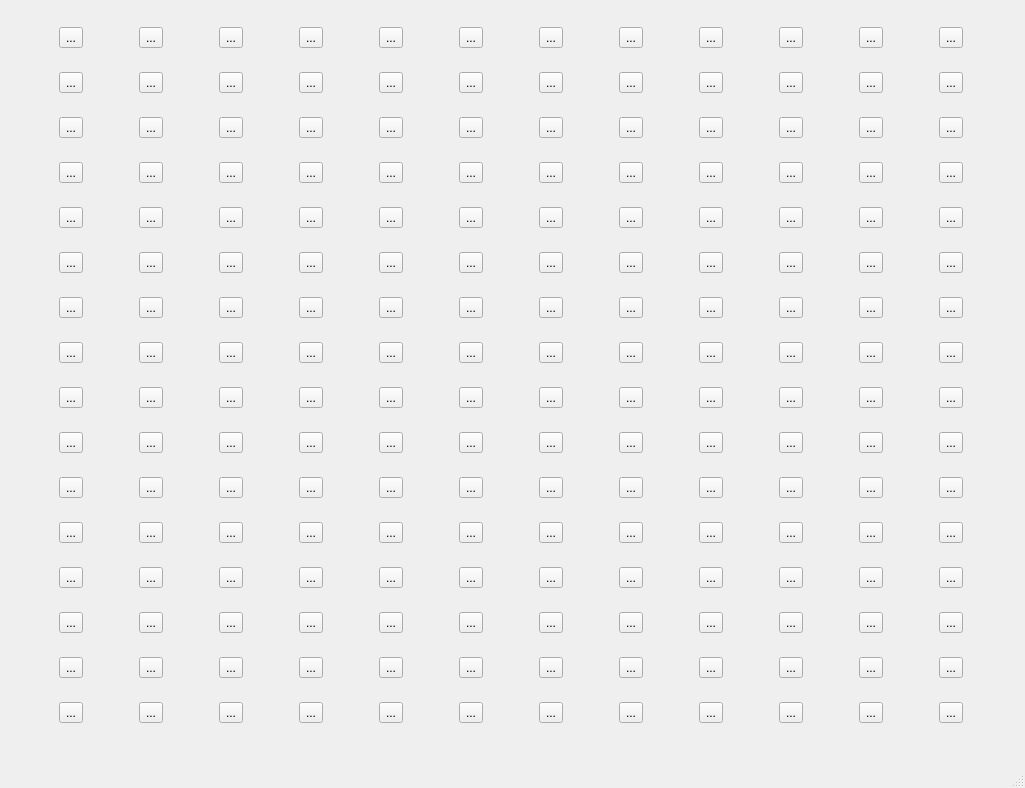
<?xml version="1.0" encoding="UTF-8"?>
<ui version="4.0">
 <class>MainWindow</class>
 <widget class="QMainWindow" name="MainWindow">
  <property name="geometry">
   <rect>
    <x>0</x>
    <y>0</y>
    <width>1025</width>
    <height>788</height>
   </rect>
  </property>
  <property name="windowTitle">
   <string>MainWindow</string>
  </property>
  <widget class="QWidget" name="centralwidget">
   <layout class="QVBoxLayout" name="verticalLayout">
    <item>
     <layout class="QHBoxLayout" name="horizontalLayout">
      <item>
       <widget class="QToolButton" name="toolButton">
        <property name="text">
         <string>...</string>
        </property>
       </widget>
      </item>
      <item>
       <widget class="QToolButton" name="toolButton_2">
        <property name="text">
         <string>...</string>
        </property>
       </widget>
      </item>
      <item>
       <widget class="QToolButton" name="toolButton_3">
        <property name="text">
         <string>...</string>
        </property>
       </widget>
      </item>
      <item>
       <widget class="QToolButton" name="toolButton_5">
        <property name="text">
         <string>...</string>
        </property>
       </widget>
      </item>
      <item>
       <widget class="QToolButton" name="toolButton_4">
        <property name="text">
         <string>...</string>
        </property>
       </widget>
      </item>
      <item>
       <widget class="QToolButton" name="toolButton_6">
        <property name="text">
         <string>...</string>
        </property>
       </widget>
      </item>
      <item>
       <widget class="QToolButton" name="toolButton_11">
        <property name="text">
         <string>...</string>
        </property>
       </widget>
      </item>
      <item>
       <widget class="QToolButton" name="toolButton_7">
        <property name="text">
         <string>...</string>
        </property>
       </widget>
      </item>
      <item>
       <widget class="QToolButton" name="toolButton_12">
        <property name="text">
         <string>...</string>
        </property>
       </widget>
      </item>
      <item>
       <widget class="QToolButton" name="toolButton_9">
        <property name="text">
         <string>...</string>
        </property>
       </widget>
      </item>
      <item>
       <widget class="QToolButton" name="toolButton_8">
        <property name="text">
         <string>...</string>
        </property>
       </widget>
      </item>
      <item>
       <widget class="QToolButton" name="toolButton_10">
        <property name="text">
         <string>...</string>
        </property>
       </widget>
      </item>
     </layout>
    </item>
    <item>
     <layout class="QHBoxLayout" name="horizontalLayout_2">
      <item>
       <widget class="QToolButton" name="toolButton_21">
        <property name="text">
         <string>...</string>
        </property>
       </widget>
      </item>
      <item>
       <widget class="QToolButton" name="toolButton_14">
        <property name="text">
         <string>...</string>
        </property>
       </widget>
      </item>
      <item>
       <widget class="QToolButton" name="toolButton_23">
        <property name="text">
         <string>...</string>
        </property>
       </widget>
      </item>
      <item>
       <widget class="QToolButton" name="toolButton_16">
        <property name="text">
         <string>...</string>
        </property>
       </widget>
      </item>
      <item>
       <widget class="QToolButton" name="toolButton_15">
        <property name="text">
         <string>...</string>
        </property>
       </widget>
      </item>
      <item>
       <widget class="QToolButton" name="toolButton_19">
        <property name="text">
         <string>...</string>
        </property>
       </widget>
      </item>
      <item>
       <widget class="QToolButton" name="toolButton_24">
        <property name="text">
         <string>...</string>
        </property>
       </widget>
      </item>
      <item>
       <widget class="QToolButton" name="toolButton_17">
        <property name="text">
         <string>...</string>
        </property>
       </widget>
      </item>
      <item>
       <widget class="QToolButton" name="toolButton_20">
        <property name="text">
         <string>...</string>
        </property>
       </widget>
      </item>
      <item>
       <widget class="QToolButton" name="toolButton_22">
        <property name="text">
         <string>...</string>
        </property>
       </widget>
      </item>
      <item>
       <widget class="QToolButton" name="toolButton_13">
        <property name="text">
         <string>...</string>
        </property>
       </widget>
      </item>
      <item>
       <widget class="QToolButton" name="toolButton_18">
        <property name="text">
         <string>...</string>
        </property>
       </widget>
      </item>
     </layout>
    </item>
    <item>
     <layout class="QHBoxLayout" name="horizontalLayout_3">
      <item>
       <widget class="QToolButton" name="toolButton_43">
        <property name="text">
         <string>...</string>
        </property>
       </widget>
      </item>
      <item>
       <widget class="QToolButton" name="toolButton_36">
        <property name="text">
         <string>...</string>
        </property>
       </widget>
      </item>
      <item>
       <widget class="QToolButton" name="toolButton_33">
        <property name="text">
         <string>...</string>
        </property>
       </widget>
      </item>
      <item>
       <widget class="QToolButton" name="toolButton_39">
        <property name="text">
         <string>...</string>
        </property>
       </widget>
      </item>
      <item>
       <widget class="QToolButton" name="toolButton_37">
        <property name="text">
         <string>...</string>
        </property>
       </widget>
      </item>
      <item>
       <widget class="QToolButton" name="toolButton_31">
        <property name="text">
         <string>...</string>
        </property>
       </widget>
      </item>
      <item>
       <widget class="QToolButton" name="toolButton_47">
        <property name="text">
         <string>...</string>
        </property>
       </widget>
      </item>
      <item>
       <widget class="QToolButton" name="toolButton_40">
        <property name="text">
         <string>...</string>
        </property>
       </widget>
      </item>
      <item>
       <widget class="QToolButton" name="toolButton_27">
        <property name="text">
         <string>...</string>
        </property>
       </widget>
      </item>
      <item>
       <widget class="QToolButton" name="toolButton_32">
        <property name="text">
         <string>...</string>
        </property>
       </widget>
      </item>
      <item>
       <widget class="QToolButton" name="toolButton_38">
        <property name="text">
         <string>...</string>
        </property>
       </widget>
      </item>
      <item>
       <widget class="QToolButton" name="toolButton_29">
        <property name="text">
         <string>...</string>
        </property>
       </widget>
      </item>
     </layout>
    </item>
    <item>
     <layout class="QHBoxLayout" name="horizontalLayout_4">
      <item>
       <widget class="QToolButton" name="toolButton_34">
        <property name="text">
         <string>...</string>
        </property>
       </widget>
      </item>
      <item>
       <widget class="QToolButton" name="toolButton_42">
        <property name="text">
         <string>...</string>
        </property>
       </widget>
      </item>
      <item>
       <widget class="QToolButton" name="toolButton_28">
        <property name="text">
         <string>...</string>
        </property>
       </widget>
      </item>
      <item>
       <widget class="QToolButton" name="toolButton_35">
        <property name="text">
         <string>...</string>
        </property>
       </widget>
      </item>
      <item>
       <widget class="QToolButton" name="toolButton_25">
        <property name="text">
         <string>...</string>
        </property>
       </widget>
      </item>
      <item>
       <widget class="QToolButton" name="toolButton_48">
        <property name="text">
         <string>...</string>
        </property>
       </widget>
      </item>
      <item>
       <widget class="QToolButton" name="toolButton_41">
        <property name="text">
         <string>...</string>
        </property>
       </widget>
      </item>
      <item>
       <widget class="QToolButton" name="toolButton_44">
        <property name="text">
         <string>...</string>
        </property>
       </widget>
      </item>
      <item>
       <widget class="QToolButton" name="toolButton_45">
        <property name="text">
         <string>...</string>
        </property>
       </widget>
      </item>
      <item>
       <widget class="QToolButton" name="toolButton_26">
        <property name="text">
         <string>...</string>
        </property>
       </widget>
      </item>
      <item>
       <widget class="QToolButton" name="toolButton_46">
        <property name="text">
         <string>...</string>
        </property>
       </widget>
      </item>
      <item>
       <widget class="QToolButton" name="toolButton_30">
        <property name="text">
         <string>...</string>
        </property>
       </widget>
      </item>
     </layout>
    </item>
    <item>
     <layout class="QHBoxLayout" name="horizontalLayout_5">
      <item>
       <widget class="QToolButton" name="toolButton_82">
        <property name="text">
         <string>...</string>
        </property>
       </widget>
      </item>
      <item>
       <widget class="QToolButton" name="toolButton_70">
        <property name="text">
         <string>...</string>
        </property>
       </widget>
      </item>
      <item>
       <widget class="QToolButton" name="toolButton_77">
        <property name="text">
         <string>...</string>
        </property>
       </widget>
      </item>
      <item>
       <widget class="QToolButton" name="toolButton_63">
        <property name="text">
         <string>...</string>
        </property>
       </widget>
      </item>
      <item>
       <widget class="QToolButton" name="toolButton_85">
        <property name="text">
         <string>...</string>
        </property>
       </widget>
      </item>
      <item>
       <widget class="QToolButton" name="toolButton_71">
        <property name="text">
         <string>...</string>
        </property>
       </widget>
      </item>
      <item>
       <widget class="QToolButton" name="toolButton_54">
        <property name="text">
         <string>...</string>
        </property>
       </widget>
      </item>
      <item>
       <widget class="QToolButton" name="toolButton_52">
        <property name="text">
         <string>...</string>
        </property>
       </widget>
      </item>
      <item>
       <widget class="QToolButton" name="toolButton_69">
        <property name="text">
         <string>...</string>
        </property>
       </widget>
      </item>
      <item>
       <widget class="QToolButton" name="toolButton_84">
        <property name="text">
         <string>...</string>
        </property>
       </widget>
      </item>
      <item>
       <widget class="QToolButton" name="toolButton_86">
        <property name="text">
         <string>...</string>
        </property>
       </widget>
      </item>
      <item>
       <widget class="QToolButton" name="toolButton_92">
        <property name="text">
         <string>...</string>
        </property>
       </widget>
      </item>
     </layout>
    </item>
    <item>
     <layout class="QHBoxLayout" name="horizontalLayout_6">
      <item>
       <widget class="QToolButton" name="toolButton_81">
        <property name="text">
         <string>...</string>
        </property>
       </widget>
      </item>
      <item>
       <widget class="QToolButton" name="toolButton_73">
        <property name="text">
         <string>...</string>
        </property>
       </widget>
      </item>
      <item>
       <widget class="QToolButton" name="toolButton_68">
        <property name="text">
         <string>...</string>
        </property>
       </widget>
      </item>
      <item>
       <widget class="QToolButton" name="toolButton_72">
        <property name="text">
         <string>...</string>
        </property>
       </widget>
      </item>
      <item>
       <widget class="QToolButton" name="toolButton_95">
        <property name="text">
         <string>...</string>
        </property>
       </widget>
      </item>
      <item>
       <widget class="QToolButton" name="toolButton_62">
        <property name="text">
         <string>...</string>
        </property>
       </widget>
      </item>
      <item>
       <widget class="QToolButton" name="toolButton_59">
        <property name="text">
         <string>...</string>
        </property>
       </widget>
      </item>
      <item>
       <widget class="QToolButton" name="toolButton_75">
        <property name="text">
         <string>...</string>
        </property>
       </widget>
      </item>
      <item>
       <widget class="QToolButton" name="toolButton_60">
        <property name="text">
         <string>...</string>
        </property>
       </widget>
      </item>
      <item>
       <widget class="QToolButton" name="toolButton_88">
        <property name="text">
         <string>...</string>
        </property>
       </widget>
      </item>
      <item>
       <widget class="QToolButton" name="toolButton_65">
        <property name="text">
         <string>...</string>
        </property>
       </widget>
      </item>
      <item>
       <widget class="QToolButton" name="toolButton_50">
        <property name="text">
         <string>...</string>
        </property>
       </widget>
      </item>
     </layout>
    </item>
    <item>
     <layout class="QHBoxLayout" name="horizontalLayout_7">
      <item>
       <widget class="QToolButton" name="toolButton_64">
        <property name="text">
         <string>...</string>
        </property>
       </widget>
      </item>
      <item>
       <widget class="QToolButton" name="toolButton_57">
        <property name="text">
         <string>...</string>
        </property>
       </widget>
      </item>
      <item>
       <widget class="QToolButton" name="toolButton_49">
        <property name="text">
         <string>...</string>
        </property>
       </widget>
      </item>
      <item>
       <widget class="QToolButton" name="toolButton_67">
        <property name="text">
         <string>...</string>
        </property>
       </widget>
      </item>
      <item>
       <widget class="QToolButton" name="toolButton_76">
        <property name="text">
         <string>...</string>
        </property>
       </widget>
      </item>
      <item>
       <widget class="QToolButton" name="toolButton_87">
        <property name="text">
         <string>...</string>
        </property>
       </widget>
      </item>
      <item>
       <widget class="QToolButton" name="toolButton_91">
        <property name="text">
         <string>...</string>
        </property>
       </widget>
      </item>
      <item>
       <widget class="QToolButton" name="toolButton_93">
        <property name="text">
         <string>...</string>
        </property>
       </widget>
      </item>
      <item>
       <widget class="QToolButton" name="toolButton_89">
        <property name="text">
         <string>...</string>
        </property>
       </widget>
      </item>
      <item>
       <widget class="QToolButton" name="toolButton_90">
        <property name="text">
         <string>...</string>
        </property>
       </widget>
      </item>
      <item>
       <widget class="QToolButton" name="toolButton_79">
        <property name="text">
         <string>...</string>
        </property>
       </widget>
      </item>
      <item>
       <widget class="QToolButton" name="toolButton_94">
        <property name="text">
         <string>...</string>
        </property>
       </widget>
      </item>
     </layout>
    </item>
    <item>
     <layout class="QHBoxLayout" name="horizontalLayout_8">
      <item>
       <widget class="QToolButton" name="toolButton_66">
        <property name="text">
         <string>...</string>
        </property>
       </widget>
      </item>
      <item>
       <widget class="QToolButton" name="toolButton_83">
        <property name="text">
         <string>...</string>
        </property>
       </widget>
      </item>
      <item>
       <widget class="QToolButton" name="toolButton_74">
        <property name="text">
         <string>...</string>
        </property>
       </widget>
      </item>
      <item>
       <widget class="QToolButton" name="toolButton_78">
        <property name="text">
         <string>...</string>
        </property>
       </widget>
      </item>
      <item>
       <widget class="QToolButton" name="toolButton_53">
        <property name="text">
         <string>...</string>
        </property>
       </widget>
      </item>
      <item>
       <widget class="QToolButton" name="toolButton_55">
        <property name="text">
         <string>...</string>
        </property>
       </widget>
      </item>
      <item>
       <widget class="QToolButton" name="toolButton_51">
        <property name="text">
         <string>...</string>
        </property>
       </widget>
      </item>
      <item>
       <widget class="QToolButton" name="toolButton_80">
        <property name="text">
         <string>...</string>
        </property>
       </widget>
      </item>
      <item>
       <widget class="QToolButton" name="toolButton_96">
        <property name="text">
         <string>...</string>
        </property>
       </widget>
      </item>
      <item>
       <widget class="QToolButton" name="toolButton_58">
        <property name="text">
         <string>...</string>
        </property>
       </widget>
      </item>
      <item>
       <widget class="QToolButton" name="toolButton_61">
        <property name="text">
         <string>...</string>
        </property>
       </widget>
      </item>
      <item>
       <widget class="QToolButton" name="toolButton_56">
        <property name="text">
         <string>...</string>
        </property>
       </widget>
      </item>
     </layout>
    </item>
    <item>
     <layout class="QHBoxLayout" name="horizontalLayout_9">
      <item>
       <widget class="QToolButton" name="toolButton_187">
        <property name="text">
         <string>...</string>
        </property>
       </widget>
      </item>
      <item>
       <widget class="QToolButton" name="toolButton_129">
        <property name="text">
         <string>...</string>
        </property>
       </widget>
      </item>
      <item>
       <widget class="QToolButton" name="toolButton_109">
        <property name="text">
         <string>...</string>
        </property>
       </widget>
      </item>
      <item>
       <widget class="QToolButton" name="toolButton_127">
        <property name="text">
         <string>...</string>
        </property>
       </widget>
      </item>
      <item>
       <widget class="QToolButton" name="toolButton_174">
        <property name="text">
         <string>...</string>
        </property>
       </widget>
      </item>
      <item>
       <widget class="QToolButton" name="toolButton_149">
        <property name="text">
         <string>...</string>
        </property>
       </widget>
      </item>
      <item>
       <widget class="QToolButton" name="toolButton_131">
        <property name="text">
         <string>...</string>
        </property>
       </widget>
      </item>
      <item>
       <widget class="QToolButton" name="toolButton_119">
        <property name="text">
         <string>...</string>
        </property>
       </widget>
      </item>
      <item>
       <widget class="QToolButton" name="toolButton_117">
        <property name="text">
         <string>...</string>
        </property>
       </widget>
      </item>
      <item>
       <widget class="QToolButton" name="toolButton_173">
        <property name="text">
         <string>...</string>
        </property>
       </widget>
      </item>
      <item>
       <widget class="QToolButton" name="toolButton_145">
        <property name="text">
         <string>...</string>
        </property>
       </widget>
      </item>
      <item>
       <widget class="QToolButton" name="toolButton_125">
        <property name="text">
         <string>...</string>
        </property>
       </widget>
      </item>
     </layout>
    </item>
    <item>
     <layout class="QHBoxLayout" name="horizontalLayout_10">
      <item>
       <widget class="QToolButton" name="toolButton_154">
        <property name="text">
         <string>...</string>
        </property>
       </widget>
      </item>
      <item>
       <widget class="QToolButton" name="toolButton_188">
        <property name="text">
         <string>...</string>
        </property>
       </widget>
      </item>
      <item>
       <widget class="QToolButton" name="toolButton_181">
        <property name="text">
         <string>...</string>
        </property>
       </widget>
      </item>
      <item>
       <widget class="QToolButton" name="toolButton_114">
        <property name="text">
         <string>...</string>
        </property>
       </widget>
      </item>
      <item>
       <widget class="QToolButton" name="toolButton_175">
        <property name="text">
         <string>...</string>
        </property>
       </widget>
      </item>
      <item>
       <widget class="QToolButton" name="toolButton_107">
        <property name="text">
         <string>...</string>
        </property>
       </widget>
      </item>
      <item>
       <widget class="QToolButton" name="toolButton_108">
        <property name="text">
         <string>...</string>
        </property>
       </widget>
      </item>
      <item>
       <widget class="QToolButton" name="toolButton_164">
        <property name="text">
         <string>...</string>
        </property>
       </widget>
      </item>
      <item>
       <widget class="QToolButton" name="toolButton_142">
        <property name="text">
         <string>...</string>
        </property>
       </widget>
      </item>
      <item>
       <widget class="QToolButton" name="toolButton_157">
        <property name="text">
         <string>...</string>
        </property>
       </widget>
      </item>
      <item>
       <widget class="QToolButton" name="toolButton_139">
        <property name="text">
         <string>...</string>
        </property>
       </widget>
      </item>
      <item>
       <widget class="QToolButton" name="toolButton_99">
        <property name="text">
         <string>...</string>
        </property>
       </widget>
      </item>
     </layout>
    </item>
    <item>
     <layout class="QHBoxLayout" name="horizontalLayout_11">
      <item>
       <widget class="QToolButton" name="toolButton_104">
        <property name="text">
         <string>...</string>
        </property>
       </widget>
      </item>
      <item>
       <widget class="QToolButton" name="toolButton_101">
        <property name="text">
         <string>...</string>
        </property>
       </widget>
      </item>
      <item>
       <widget class="QToolButton" name="toolButton_166">
        <property name="text">
         <string>...</string>
        </property>
       </widget>
      </item>
      <item>
       <widget class="QToolButton" name="toolButton_191">
        <property name="text">
         <string>...</string>
        </property>
       </widget>
      </item>
      <item>
       <widget class="QToolButton" name="toolButton_133">
        <property name="text">
         <string>...</string>
        </property>
       </widget>
      </item>
      <item>
       <widget class="QToolButton" name="toolButton_135">
        <property name="text">
         <string>...</string>
        </property>
       </widget>
      </item>
      <item>
       <widget class="QToolButton" name="toolButton_140">
        <property name="text">
         <string>...</string>
        </property>
       </widget>
      </item>
      <item>
       <widget class="QToolButton" name="toolButton_165">
        <property name="text">
         <string>...</string>
        </property>
       </widget>
      </item>
      <item>
       <widget class="QToolButton" name="toolButton_178">
        <property name="text">
         <string>...</string>
        </property>
       </widget>
      </item>
      <item>
       <widget class="QToolButton" name="toolButton_102">
        <property name="text">
         <string>...</string>
        </property>
       </widget>
      </item>
      <item>
       <widget class="QToolButton" name="toolButton_186">
        <property name="text">
         <string>...</string>
        </property>
       </widget>
      </item>
      <item>
       <widget class="QToolButton" name="toolButton_150">
        <property name="text">
         <string>...</string>
        </property>
       </widget>
      </item>
     </layout>
    </item>
    <item>
     <layout class="QHBoxLayout" name="horizontalLayout_12">
      <item>
       <widget class="QToolButton" name="toolButton_153">
        <property name="text">
         <string>...</string>
        </property>
       </widget>
      </item>
      <item>
       <widget class="QToolButton" name="toolButton_177">
        <property name="text">
         <string>...</string>
        </property>
       </widget>
      </item>
      <item>
       <widget class="QToolButton" name="toolButton_170">
        <property name="text">
         <string>...</string>
        </property>
       </widget>
      </item>
      <item>
       <widget class="QToolButton" name="toolButton_97">
        <property name="text">
         <string>...</string>
        </property>
       </widget>
      </item>
      <item>
       <widget class="QToolButton" name="toolButton_167">
        <property name="text">
         <string>...</string>
        </property>
       </widget>
      </item>
      <item>
       <widget class="QToolButton" name="toolButton_105">
        <property name="text">
         <string>...</string>
        </property>
       </widget>
      </item>
      <item>
       <widget class="QToolButton" name="toolButton_122">
        <property name="text">
         <string>...</string>
        </property>
       </widget>
      </item>
      <item>
       <widget class="QToolButton" name="toolButton_160">
        <property name="text">
         <string>...</string>
        </property>
       </widget>
      </item>
      <item>
       <widget class="QToolButton" name="toolButton_158">
        <property name="text">
         <string>...</string>
        </property>
       </widget>
      </item>
      <item>
       <widget class="QToolButton" name="toolButton_103">
        <property name="text">
         <string>...</string>
        </property>
       </widget>
      </item>
      <item>
       <widget class="QToolButton" name="toolButton_118">
        <property name="text">
         <string>...</string>
        </property>
       </widget>
      </item>
      <item>
       <widget class="QToolButton" name="toolButton_112">
        <property name="text">
         <string>...</string>
        </property>
       </widget>
      </item>
     </layout>
    </item>
    <item>
     <layout class="QHBoxLayout" name="horizontalLayout_13">
      <item>
       <widget class="QToolButton" name="toolButton_172">
        <property name="text">
         <string>...</string>
        </property>
       </widget>
      </item>
      <item>
       <widget class="QToolButton" name="toolButton_146">
        <property name="text">
         <string>...</string>
        </property>
       </widget>
      </item>
      <item>
       <widget class="QToolButton" name="toolButton_179">
        <property name="text">
         <string>...</string>
        </property>
       </widget>
      </item>
      <item>
       <widget class="QToolButton" name="toolButton_155">
        <property name="text">
         <string>...</string>
        </property>
       </widget>
      </item>
      <item>
       <widget class="QToolButton" name="toolButton_168">
        <property name="text">
         <string>...</string>
        </property>
       </widget>
      </item>
      <item>
       <widget class="QToolButton" name="toolButton_182">
        <property name="text">
         <string>...</string>
        </property>
       </widget>
      </item>
      <item>
       <widget class="QToolButton" name="toolButton_184">
        <property name="text">
         <string>...</string>
        </property>
       </widget>
      </item>
      <item>
       <widget class="QToolButton" name="toolButton_152">
        <property name="text">
         <string>...</string>
        </property>
       </widget>
      </item>
      <item>
       <widget class="QToolButton" name="toolButton_185">
        <property name="text">
         <string>...</string>
        </property>
       </widget>
      </item>
      <item>
       <widget class="QToolButton" name="toolButton_121">
        <property name="text">
         <string>...</string>
        </property>
       </widget>
      </item>
      <item>
       <widget class="QToolButton" name="toolButton_132">
        <property name="text">
         <string>...</string>
        </property>
       </widget>
      </item>
      <item>
       <widget class="QToolButton" name="toolButton_162">
        <property name="text">
         <string>...</string>
        </property>
       </widget>
      </item>
     </layout>
    </item>
    <item>
     <layout class="QHBoxLayout" name="horizontalLayout_14">
      <item>
       <widget class="QToolButton" name="toolButton_136">
        <property name="text">
         <string>...</string>
        </property>
       </widget>
      </item>
      <item>
       <widget class="QToolButton" name="toolButton_116">
        <property name="text">
         <string>...</string>
        </property>
       </widget>
      </item>
      <item>
       <widget class="QToolButton" name="toolButton_130">
        <property name="text">
         <string>...</string>
        </property>
       </widget>
      </item>
      <item>
       <widget class="QToolButton" name="toolButton_120">
        <property name="text">
         <string>...</string>
        </property>
       </widget>
      </item>
      <item>
       <widget class="QToolButton" name="toolButton_180">
        <property name="text">
         <string>...</string>
        </property>
       </widget>
      </item>
      <item>
       <widget class="QToolButton" name="toolButton_138">
        <property name="text">
         <string>...</string>
        </property>
       </widget>
      </item>
      <item>
       <widget class="QToolButton" name="toolButton_190">
        <property name="text">
         <string>...</string>
        </property>
       </widget>
      </item>
      <item>
       <widget class="QToolButton" name="toolButton_171">
        <property name="text">
         <string>...</string>
        </property>
       </widget>
      </item>
      <item>
       <widget class="QToolButton" name="toolButton_161">
        <property name="text">
         <string>...</string>
        </property>
       </widget>
      </item>
      <item>
       <widget class="QToolButton" name="toolButton_169">
        <property name="text">
         <string>...</string>
        </property>
       </widget>
      </item>
      <item>
       <widget class="QToolButton" name="toolButton_156">
        <property name="text">
         <string>...</string>
        </property>
       </widget>
      </item>
      <item>
       <widget class="QToolButton" name="toolButton_134">
        <property name="text">
         <string>...</string>
        </property>
       </widget>
      </item>
     </layout>
    </item>
    <item>
     <layout class="QHBoxLayout" name="horizontalLayout_15">
      <item>
       <widget class="QToolButton" name="toolButton_110">
        <property name="text">
         <string>...</string>
        </property>
       </widget>
      </item>
      <item>
       <widget class="QToolButton" name="toolButton_128">
        <property name="text">
         <string>...</string>
        </property>
       </widget>
      </item>
      <item>
       <widget class="QToolButton" name="toolButton_151">
        <property name="text">
         <string>...</string>
        </property>
       </widget>
      </item>
      <item>
       <widget class="QToolButton" name="toolButton_176">
        <property name="text">
         <string>...</string>
        </property>
       </widget>
      </item>
      <item>
       <widget class="QToolButton" name="toolButton_126">
        <property name="text">
         <string>...</string>
        </property>
       </widget>
      </item>
      <item>
       <widget class="QToolButton" name="toolButton_111">
        <property name="text">
         <string>...</string>
        </property>
       </widget>
      </item>
      <item>
       <widget class="QToolButton" name="toolButton_163">
        <property name="text">
         <string>...</string>
        </property>
       </widget>
      </item>
      <item>
       <widget class="QToolButton" name="toolButton_141">
        <property name="text">
         <string>...</string>
        </property>
       </widget>
      </item>
      <item>
       <widget class="QToolButton" name="toolButton_192">
        <property name="text">
         <string>...</string>
        </property>
       </widget>
      </item>
      <item>
       <widget class="QToolButton" name="toolButton_137">
        <property name="text">
         <string>...</string>
        </property>
       </widget>
      </item>
      <item>
       <widget class="QToolButton" name="toolButton_98">
        <property name="text">
         <string>...</string>
        </property>
       </widget>
      </item>
      <item>
       <widget class="QToolButton" name="toolButton_123">
        <property name="text">
         <string>...</string>
        </property>
       </widget>
      </item>
     </layout>
    </item>
    <item>
     <layout class="QHBoxLayout" name="horizontalLayout_16">
      <item>
       <widget class="QToolButton" name="toolButton_189">
        <property name="text">
         <string>...</string>
        </property>
       </widget>
      </item>
      <item>
       <widget class="QToolButton" name="toolButton_115">
        <property name="text">
         <string>...</string>
        </property>
       </widget>
      </item>
      <item>
       <widget class="QToolButton" name="toolButton_100">
        <property name="text">
         <string>...</string>
        </property>
       </widget>
      </item>
      <item>
       <widget class="QToolButton" name="toolButton_183">
        <property name="text">
         <string>...</string>
        </property>
       </widget>
      </item>
      <item>
       <widget class="QToolButton" name="toolButton_106">
        <property name="text">
         <string>...</string>
        </property>
       </widget>
      </item>
      <item>
       <widget class="QToolButton" name="toolButton_148">
        <property name="text">
         <string>...</string>
        </property>
       </widget>
      </item>
      <item>
       <widget class="QToolButton" name="toolButton_147">
        <property name="text">
         <string>...</string>
        </property>
       </widget>
      </item>
      <item>
       <widget class="QToolButton" name="toolButton_144">
        <property name="text">
         <string>...</string>
        </property>
       </widget>
      </item>
      <item>
       <widget class="QToolButton" name="toolButton_159">
        <property name="text">
         <string>...</string>
        </property>
       </widget>
      </item>
      <item>
       <widget class="QToolButton" name="toolButton_143">
        <property name="text">
         <string>...</string>
        </property>
       </widget>
      </item>
      <item>
       <widget class="QToolButton" name="toolButton_124">
        <property name="text">
         <string>...</string>
        </property>
       </widget>
      </item>
      <item>
       <widget class="QToolButton" name="toolButton_113">
        <property name="text">
         <string>...</string>
        </property>
       </widget>
      </item>
     </layout>
    </item>
   </layout>
  </widget>
  <widget class="QMenuBar" name="menubar">
   <property name="geometry">
    <rect>
     <x>0</x>
     <y>0</y>
     <width>1025</width>
     <height>23</height>
    </rect>
   </property>
  </widget>
  <widget class="QStatusBar" name="statusbar"/>
 </widget>
 <resources/>
 <connections/>
</ui>
